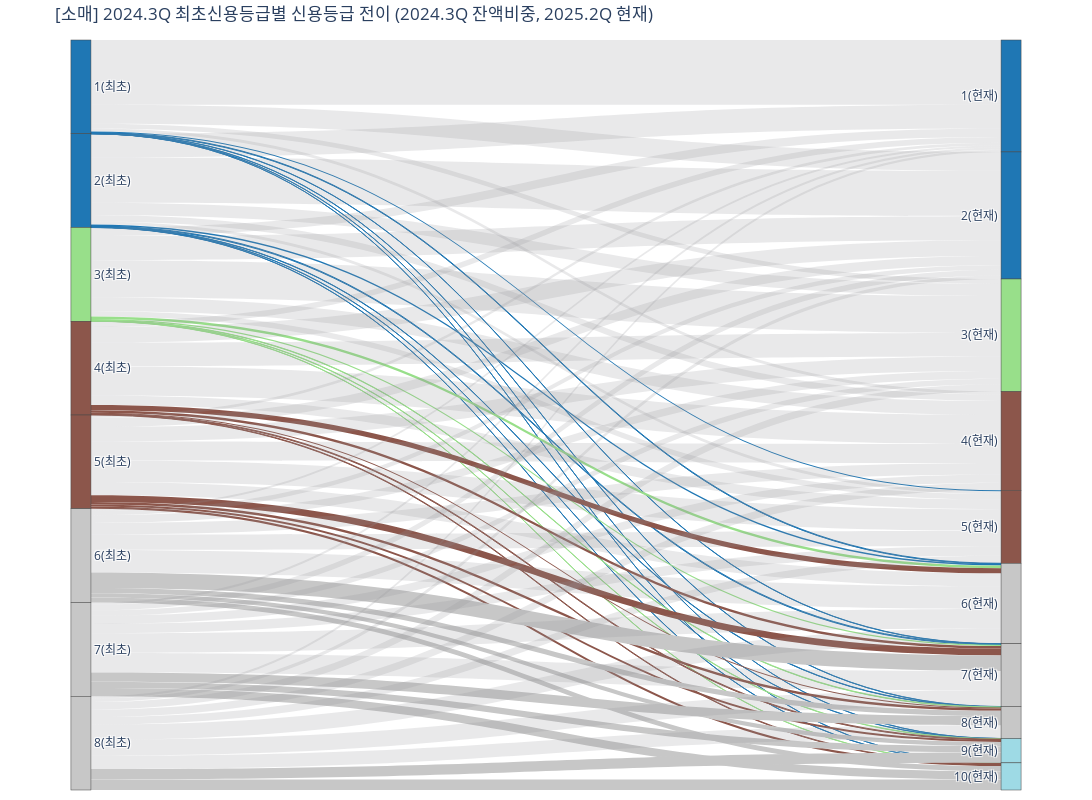

The cell this chart's notebook holds for it:
### Markdown cell above
##### 소매

### Code cell
# 소매
# Prepare sankey style data
dic_cat_src = {}
i = 0
for x in crmap_rtl_wo_last['최초신용등급숫자'].unique().tolist():
    dic_cat_src[x] = i
    i += 1
dic_cat_tgt = {}
i = len(dic_cat_src)
for x in crmap_rtl_wo_last['25Q2_신용등급'].unique().tolist():
    dic_cat_tgt[x] = i
    i += 1
crmap_rtl['source'] = crmap_rtl['최초신용등급숫자'].map(dic_cat_src)
crmap_rtl['target'] = crmap_rtl['25Q2_신용등급'].map(dic_cat_tgt)

# Colors of nodes and links
source_uniq = crmap_rtl_wo_last['source_label_rating'].unique().tolist()
target_uniq = crmap_rtl_wo_last['target_label'].unique().tolist()
color_map = crmap_rtl.groupby('최초신용등급숫자')['c_color'].unique().apply(lambda x: x[0]).reset_index()
color_map['source_label_rating'] = crmap_rtl.groupby('최초신용등급숫자')['source_label_rating'].unique().apply(lambda x: x[0]).tolist()
color_map = color_map.sort_values('최초신용등급숫자',ascending=True).reset_index(drop=True)
color_map = pd.merge(color_map, crmap_rtl_wo_last.groupby('source_label_rating').agg(
    bkt_wgt = ('신용등급별비중','sum')
).reset_index()[['source_label_rating','bkt_wgt']], on='source_label_rating', how='left')
color_map = pd.merge(color_map, crmap_rtl_wo_last.groupby('target_label').agg(
    tgt_wgt = ('신용등급별비중','sum')
).reset_index().assign(
    최초신용등급숫자 = lambda x: x['target_label'].apply(lambda x: int(x.replace('(현재)','')))
)[['최초신용등급숫자','tgt_wgt']], on='최초신용등급숫자', how='left')
color_map = color_map.assign(
    c1 = lambda x: x['bkt_wgt'].cumsum(),
    c2 = lambda x: x['tgt_wgt'].cumsum()
)
color_map = color_map.assign(
    c3 = color_map.groupby('최초신용등급숫자')['c1'].transform(lambda x: x.max())
)
color_map = color_map.assign(
    bkt_pos = lambda x: (x['c3']-x['c3'].min())/(x['c3'].max())*.799+.001,
    tgt_pos = lambda x: (x['c2']-x['c2'].min())/(x['c2'].max())*.799+.001
)
color_node = [color_map.loc[color_map['source_label_rating']==x,'c_color'].tolist()[0] for x in source_uniq]+[color_map.loc[color_map['최초신용등급숫자']==int(x.replace('(현재)','')),'c_color'].tolist()[0] for x in target_uniq]
color_link = crmap_rtl_wo_last['c_color_w_opa'].tolist()

# Set sankey arguments
label = crmap_rtl_wo_last['source_label_rating'].unique().tolist()+crmap_rtl_wo_last['target_label'].unique().tolist()
x_position_node = [.001]*len(source_uniq)+[.999]*len(target_uniq)
y_position_node = [color_map.loc[color_map['source_label_rating']==x,'bkt_pos'].tolist()[0] for x in source_uniq]+[color_map.loc[color_map['최초신용등급숫자']==int(x.replace('(현재)','')),'tgt_pos'].tolist()[0] for x in target_uniq]
source = crmap_rtl['source'].tolist()
target = crmap_rtl['target'].tolist()
values = (crmap_rtl_wo_last['신용등급별비중']*100).tolist()
link = dict(source=source, target=target, value=values, color=color_link)
node = dict(label=label, pad=0, thickness=20, color=color_node,
            x = x_position_node, y=y_position_node)
data = go.Sankey(link=link, node=node, valueformat='.2f', valuesuffix='%', arrangement='snap')

# Draw sankey plot
fig = go.Figure(data)
fig.update_layout(title_text="[소매] 2024.3Q 최초신용등급별 신용등급 전이 (2024.3Q 잔액비중, 2025.2Q 현재)", margin=dict(b=10, t=40, pad=0), autosize=False, width=1200, height=800)
fig.show()
fig.write_html(rf'부산은행 DA\Result\{ver}\소매_신용등급_전이_비중.html')
fig.write_image(rf'부산은행 DA\Result\{ver}\소매_신용등급_전이_비중.png', engine='kaleido')
